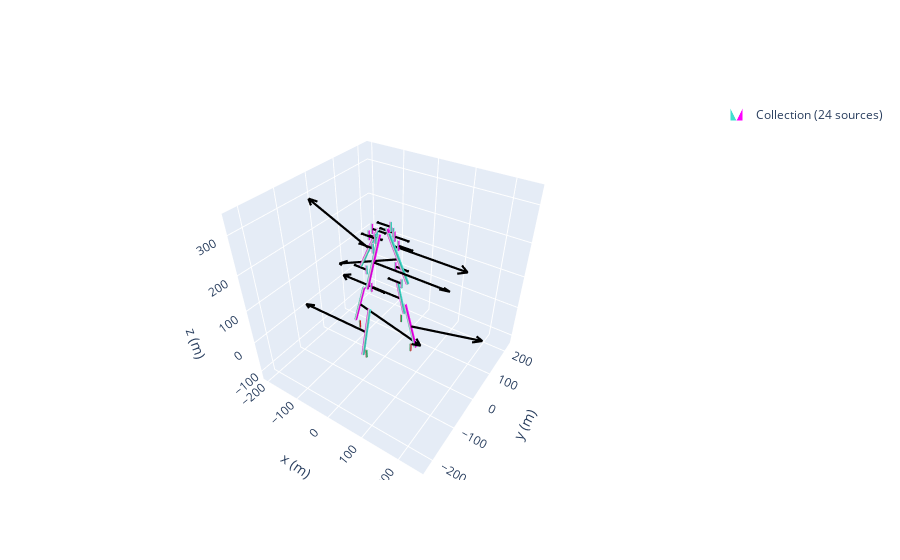

The cell this chart's notebook holds for it:
### Code cell
zeeman_prof = magpy.Collection()
j = 0
n = 4
a = 10
l =[-15,15,15,-15]
l2 = [-24,24,24,-24]
ll = ['y','x','y','x']
mystyle = mstyle = dict(
    mode="color+arrow",
    color=dict(north="magenta", middle="white", south="turquoise"),
    arrow=dict(width=2, color="k")
)

    
angles = np.linspace(0, 360, n, endpoint=False)
for i in angles:
    cube1= magpy.magnet.Cuboid(
    dimension=(6,6,128),
    polarization=(1.080,0,0),
    position=(70+a,0,0),
    style_magnetization = mystyle)
    cube2 = magpy.magnet.Cuboid(dimension= (4,4,25),
    polarization=(1.17,0,0),
    position=(70+a,0,-50))
    cube3= magpy.magnet.Cuboid(
    dimension=(6,6,128),
    polarization=(-1.08,0,0),
    position=(110+a,0,170),
    style_magnetization = mystyle)
    cube4 = magpy.magnet.Cuboid(dimension= (4,4,25),
    polarization=(-1.17,0,0),
    position=(40+a,0,140),
    style_magnetization = mystyle)
    cube5 = magpy.magnet.Cuboid(dimension= (4,4,25),
    polarization=(1.17,0,0),
    position=(30+a,0,240),
    style_magnetization = mystyle)
    cube6 = magpy.magnet.Cuboid(dimension= (4,4,25),
    polarization=(1.17,0,0),
    position=(20+a,0,260),
    style_magnetization = mystyle)
    cube1.rotate_from_angax(i, 'z', anchor=0)
    cube1.rotate_from_angax(i, 'z')
    cube1.rotate_from_angax(l[j], ll[j],anchor=0)
    cube2.rotate_from_angax(i, 'z', anchor=0)
    cube2.rotate_from_angax(i, 'z')
    cube3.rotate_from_angax(i, 'z', anchor=0)
    cube3.rotate_from_angax(i, 'z')
    cube3.rotate_from_angax(l2[j], ll[j],anchor = 0)
    cube4.rotate_from_angax(i, 'z', anchor=0)
    cube4.rotate_from_angax(i, 'z')
    cube5.rotate_from_angax(i, 'z', anchor=0)
    cube5.rotate_from_angax(i, 'z')
    cube6.rotate_from_angax(i, 'z', anchor=0)
    cube6.rotate_from_angax(i, 'z')

    zeeman_prof.add(cube1)
    zeeman_prof.add(cube2)
    zeeman_prof.add(cube3)
    zeeman_prof.add(cube4)
    zeeman_prof.add(cube5)
    zeeman_prof.add(cube6)
    j = j+1
sens = magpy.Sensor([(0,0,0),(0,0,250)])
magpy.show(zeeman_prof)

### Figure 1 — Plotly figure (JSON) as saved in the notebook; plotly's stock layout.template omitted (floating-point values rounded to 4 significant figures; data arrays with more than 128 entries replaced by an {"elided": "..."} marker saying what was removed)
{"data": [{"color": "#2e91e5", "colorscale": [[0, "turquoise"], [0.16, "turquoise"], [0.26, "white"], [0.74, "white"], [0.84, "magenta"], [1, "magenta"]], "i": {"elided": "240 int values"}, "intensity": {"elided": "160 int values"}, "j": {"elided": "240 int values"}, "k": {"elided": "240 int values"}, "legendgroup": "Collection(id=2792478695280)", "name": "Collection (24 sources)", "opacity": 1, "showlegend": true, "showscale": false, "type": "mesh3d", "x": {"elided": "160 float values"}, "y": {"elided": "160 float values"}, "z": {"elided": "160 float values"}}, {"legendgroup": "Collection(id=2792478695280)", "line": {"color": "black", "dash": "solid", "width": 4.4}, "mode": "lines", "name": "Collection (24 sources)", "opacity": 1, "showlegend": false, "type": "scatter3d", "x": {"elided": "160 float values"}, "y": {"elided": "160 float values"}, "z": {"elided": "160 float values"}}, {"color": "#2e91e5", "colorscale": [[0, "#00b050"], [0.16, "#00b050"], [0.26, "#dddddd"], [0.74, "#dddddd"], [0.84, "#e71111"], [1, "#e71111"]], "i": [7, 0, 0, 0, 4, 4, 2, 6, 4, 0, 3, 7, 15, 8, 8, 8, 12, 12, 10, 14, 12, 8, 11, 15, 23, 16, 16, 16, 20, 20, 18, 22, 20, 16, 19, 23, 31, 24, 24, 24, 28, 28, 26, 30, 28, 24, 27, 31], "intensity": [0, 0, 1, 1, 0, 0, 1, 1, 0, 0, 1, 1, 0, 0, 1, 1, 0, 0, 1, 1, 0, 0, 1, 1, 0, 0, 1, 1, 0, 0, 1, 1], "j": [0, 7, 1, 2, 6, 7, 1, 2, 5, 5, 2, 2, 8, 15, 9, 10, 14, 15, 9, 10, 13, 13, 10, 10, 16, 23, 17, 18, 22, 23, 17, 18, 21, 21, 18, 18, 24, 31, 25, 26, 30, 31, 25, 26, 29, 29, 26, 26], "k": [3, 4, 2, 3, 5, 6, 5, 5, 0, 1, 7, 6, 11, 12, 10, 11, 13, 14, 13, 13, 8, 9, 15, 14, 19, 20, 18, 19, 21, 22, 21, 21, 16, 17, 23, 22, 27, 28, 26, 27, 29, 30, 29, 29, 24, 25, 31, 30], "legendgroup": "Collection(id=2792478695280)", "name": "Collection (24 sources)", "opacity": 1, "showlegend": false, "showscale": false, "type": "mesh3d", "x": [78, 78, 82, 82, 78, 78, 82, 82, 2.0, 2.0, -2.0, -2.0, 2.0, 2.0, -2.0, -2.0, -82, -82, -78, -78, -82, -82, -78, -78, 2.0, 2.0, -2.0, -2.0, 2.0, 2.0, -2.0, -2.0], "y": [-2, 2, 2, -2, -2, 2, 2, -2, 82, 78, 78, 82, 82, 78, 78, 82, -2.0, 2.0, 2.0, -2.0, -2.0, 2.0, 2.0, -2.0, -78, -82, -82, -78, -78, -82, -82, -78], "z": [-62.5, -62.5, -62.5, -62.5, -37.5, -37.5, -37.5, -37.5, -62.5, -62.5, -62.5, -62.5, -37.5, -37.5, -37.5, -37.5, -62.5, -62.5, -62.5, -62.5, -37.5, -37.5, -37.5, -37.5, -62.5, -62.5, -62.5, -62.5, -37.5, -37.5, -37.5, -37.5]}], "layout": {"legend": {"itemsizing": "constant"}, "scene": {"aspectmode": "manual", "aspectratio": {"x": 1, "y": 1, "z": 1}, "camera": {"eye": {"x": 1, "y": -1.5, "z": 1.4}}, "xaxis": {"autorange": false, "range": [-215.9, 262.7], "title": {"text": "x (m)"}}, "yaxis": {"autorange": false, "range": [-239.3, 239.3], "title": {"text": "y (m)"}}, "zaxis": {"autorange": false, "range": [-129.5, 349.2], "title": {"text": "z (m)"}}}}}
